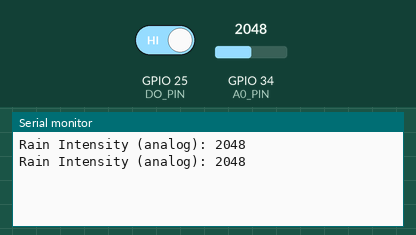
Simulated run of this sketch. Board: ESP32. Parts: the last lines printed to the serial monitor. The test bench sets the inputs (shaded band); at power-on: GPIO 25 (DO_PIN) HIGH, GPIO 34 (A0_PIN) = 2048.

Above: at 1.8 s.
1.9 s: GPIO 25 (DO_PIN) driven LOW
3.5 s: GPIO 25 (DO_PIN) driven HIGH
5.5 s: GPIO 34 (A0_PIN) set to 2866
At 6.8 s:
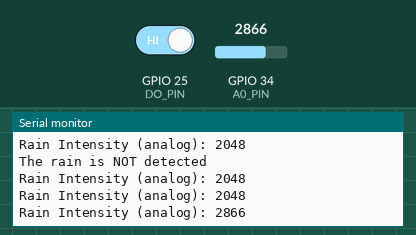
7.0 s: GPIO 34 (A0_PIN) set to 3603
At 7.9 s:
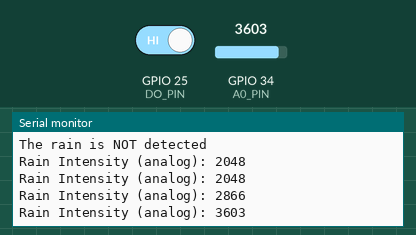
Timing chart, 0 to 9.5 s (numbered marks = the images above; inputs shaded):
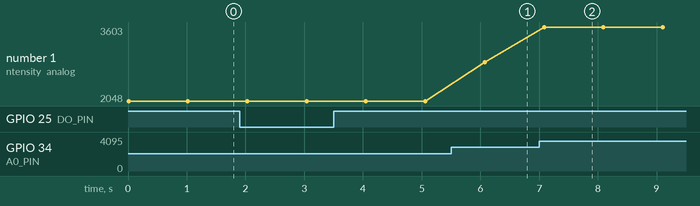

The sketch:

Rain_Sensor.ino
```cpp
#define POWER_PIN 19  // Pin to provide power to the rain sensor
#define DO_PIN 25     // Pin connected to the D0 pin of the rain sensor (digital output)
#define A0_PIN 34     // Pin connected to the A0 pin of the rain sensor (analog output)

bool previousRainState = false; // Variable to track the previous rain state

void setup() {
  // initialize serial communication
  Serial.begin(9600);

  // initialize the ESP32's pins
  pinMode(POWER_PIN, OUTPUT);  // configure the power pin as OUTPUT
  pinMode(DO_PIN, INPUT);      // configure the D0 pin as INPUT
}

void loop() {
  // Turn the rain sensor's power ON
  digitalWrite(POWER_PIN, HIGH);
  delay(10); // Wait 10 milliseconds for the sensor to stabilize

  // Read digital signal (rain detected or not)
  int rain_state = digitalRead(DO_PIN); // Read digital signal (HIGH/LOW)

  // Read the analog signal (rain intensity)
  int rain_intensity = analogRead(A0_PIN); // Read the analog value (0-4095)

  // Adjust the threshold to make it more sensitive
  int rain_threshold = 1000;  // Lower the threshold to trigger with less rain

  // Determine the current rain state based on digital output
  bool currentRainState = (rain_state == LOW);  // LOW means rain is detected (depending on your sensor)

  // Only print if the rain state has changed
  if (currentRainState != previousRainState) {
    if (currentRainState) {
      Serial.println("The rain is detected");
    } else {
      Serial.println("The rain is NOT detected");
    }

    // Update the previous state
    previousRainState = currentRainState;
  }

  // Print rain intensity regardless of state change
  Serial.print("Rain Intensity (analog): ");
  Serial.println(rain_intensity);  // Output the analog intensity value

  delay(1000); // Pause for 1 second
}
```

Measured:
- after the input at 5.5 s, the serial monitor: prints a new line after 0.57 s (image 1)
- after the input at 7.0 s, the serial monitor: prints a new line after 0.08 s (image 2)
- plotted number 1: 2048 → 2866 after the input at 5.5 s, 2866 → 3603 after the input at 7.0 s
